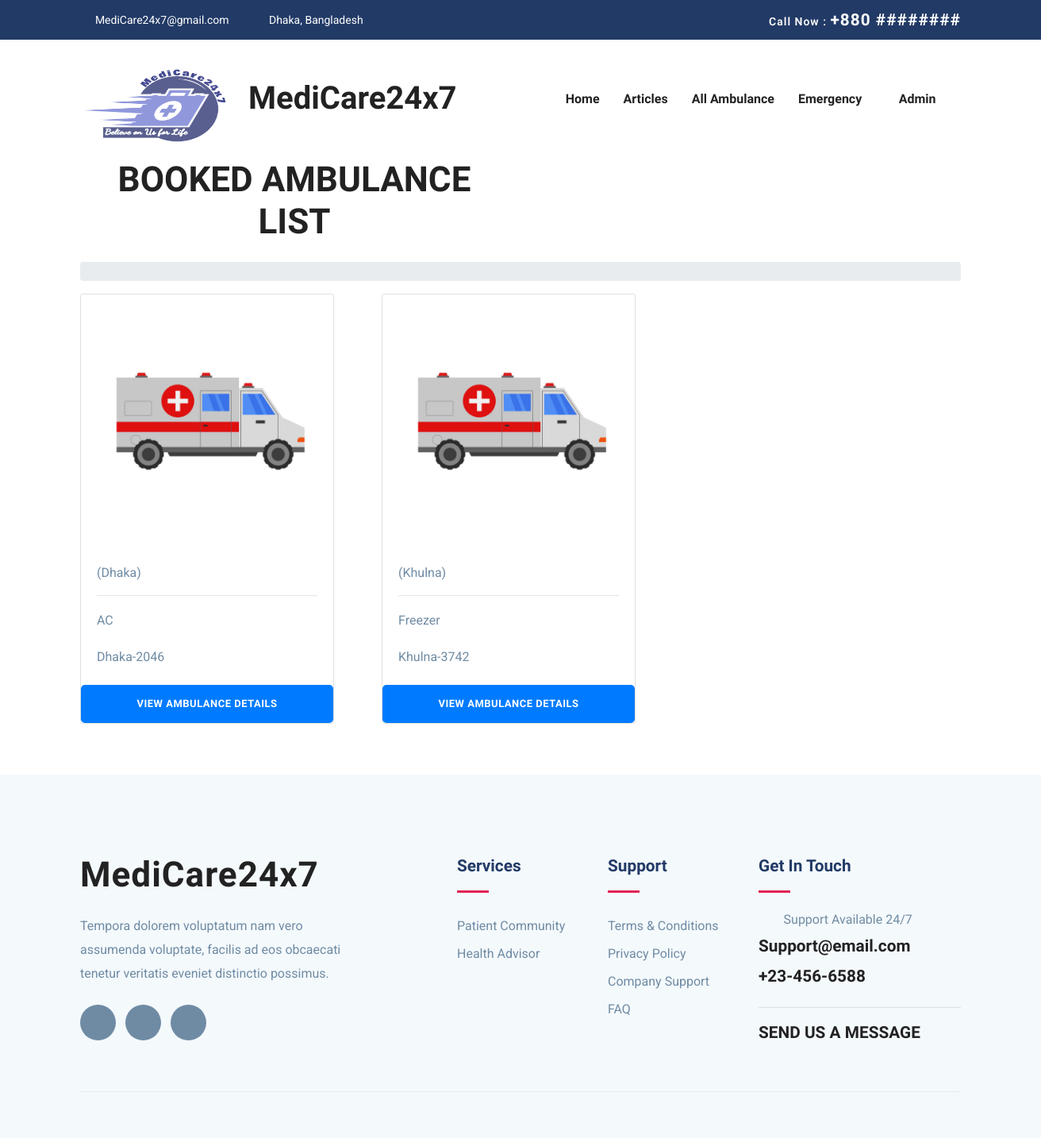
Page /staff-booked-ambulance/ (signed in) on the earlier database version.
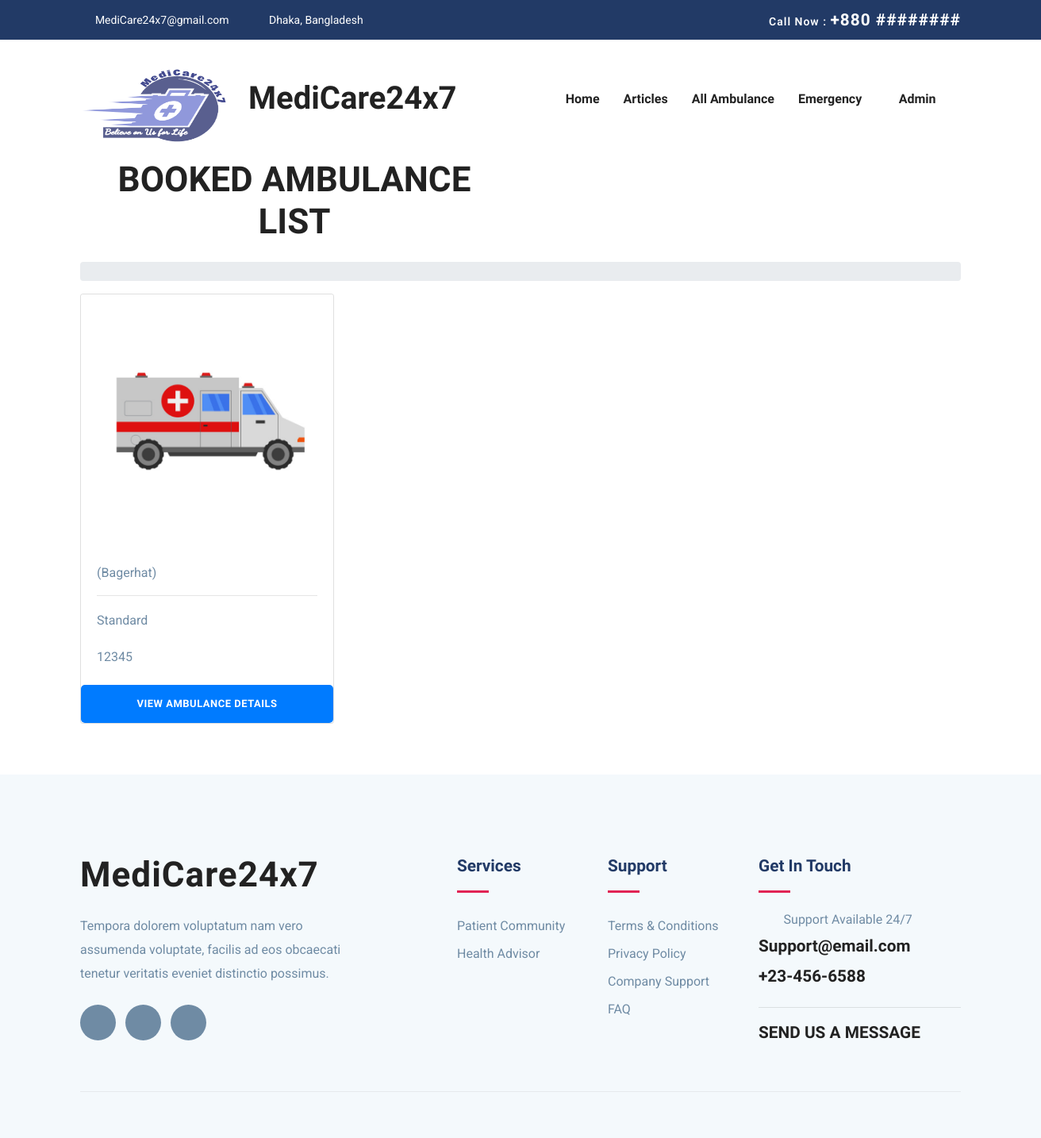
Same page on the later database version.
### ambulance/models.py (models this page shows)
class Ambulance(models.Model):  # Ambulance model;
    vehicleNumber = models.CharField(max_length=20, unique=True)
    city = models.CharField(max_length=20, choices=CITY_CHOICES, null=False)
    category = models.CharField(max_length=20, choices=TYPES_CHOICES, null=False)
    driverName = models.CharField(max_length=20, null=True, blank=True)
    driverContact = models.CharField(max_length=20, null=True, blank=True)
    driverEmail = models.EmailField(max_length=20, null=True, blank=True)
    driverAddress = models.CharField(max_length=20, null=True, blank=True)
    driverNID = models.CharField(max_length=20, null=True, blank=True, unique=True)
    driverLicense = models.CharField(max_length=20, null=True, blank=True, unique=True)
    driverBloodGroup = models.CharField(max_length=20, null=True, blank=True)
    driverGender = models.CharField(max_length=20, null=True, blank=True)
    driverImage = models.ImageField(null=True, blank=True)
    ambulanceImage = models.ImageField(null=True, blank=True)
    rentInterDivision = models.IntegerField(null=True, blank=True)
    rentIntraDivision = models.IntegerField(null=True, blank=True)
    available = models.BooleanField(default=True)
    class Meta:
        verbose_name_plural = "Ambulances"

### ambulance/views.py (the view)
# urls.py: path('staff-booked-ambulance/', staff_booked_ambulance_view, name='staff-booked-ambulance'),
@login_required(login_url="login")
def staff_booked_ambulance_view(
    request,
):  # staff-all-ambulance view, this view is for staff to view all ambulances
    ambulances = Ambulance.objects.filter(
        available=False
    )  # get all ambulances from the database
    context = {
        "ambulances": ambulances,  # pass the ambulances to the context
    }
    return render(
        request, "ambulance/staff-booked-ambulance.html", context
    )  # render the staff-all-ambulance.html template with the context

### accounts/models.py (called while the page is built)
    def __str__(self):
        return self.email

### templates/ambulance/staff-booked-ambulance.html (shortened to what this page needs)
{% extends "base.html" %}
{% load static %}
{% block content %}
<section>
    <div class="container text-center">
        <div class="row">
            <div class="col-lg-6 col-md-12 text-center">
                <div class="blog-breadcrumbs-area">
                    <div class="blog-breadcrumbs-left">
                        <h2 >BOOKED AMBULANCE LIST</h2>
                    </div>
                </div>
            </div>
        </div>
        <div class="row mt-3">
            <div class="col-lg-12">
                <div class="blog-breadcrumbs-right">
                    <ol class="breadcrumb">
                    </ol>
                </div>
            </div>
        </div>
    </div>
    <div class="container">
        <div class="row">
            <div class="col-lg-12">
                <div class="row mb-5">
                    {% for ambulance in ambulances %}
                    <div class="col-lg-4 mb-3">
                        <div class="card" style="width: 20rem;">
                            {% if ambulance.ambulanceImage %}
                            <img class="card-img-top" src="{{ ambulance.ambulanceImage.url }}" alt="Card image cap">
                            {% else %}
                            <img class="card-img-top" src="{% static 'images/placeholders/ambulance-placeholder.jpg'  %}" alt="Card image cap">
                            {% endif %}
                            <div class="card-body">
                                    {% if ambulance.city %}
                                    ({{ ambulance.city }})
                                    {% endif %}
                                <hr/>
                                {% if ambulance.category %}
                                <p class="card-text">{{ ambulance.category }}</p>
                                {% endif %}
                                {% if ambulance.vehicleNumber %}
                                <p class="card-text">{{ ambulance.vehicleNumber }}</p>
                                {% endif %}
                            </div>
                            <a href="{% url 'ambulance-details' ambulance.id %}" class="btn btn-primary">View Ambulance Details</a>
                        </div>
                    </div>
                    {% endfor %}
                </div>
            </div>
        </div>
    </div>
</section>
{% endblock %}

Differences in the rows shown:
removed Ambulance: city "Khulna", category "Freezer", vehicleNumber "Khulna-3742"
changed Ambulance: city "Dhaka" → "Bagerhat"; category "AC" → "Standard"; vehicleNumber "Dhaka-2046" → "12345"
